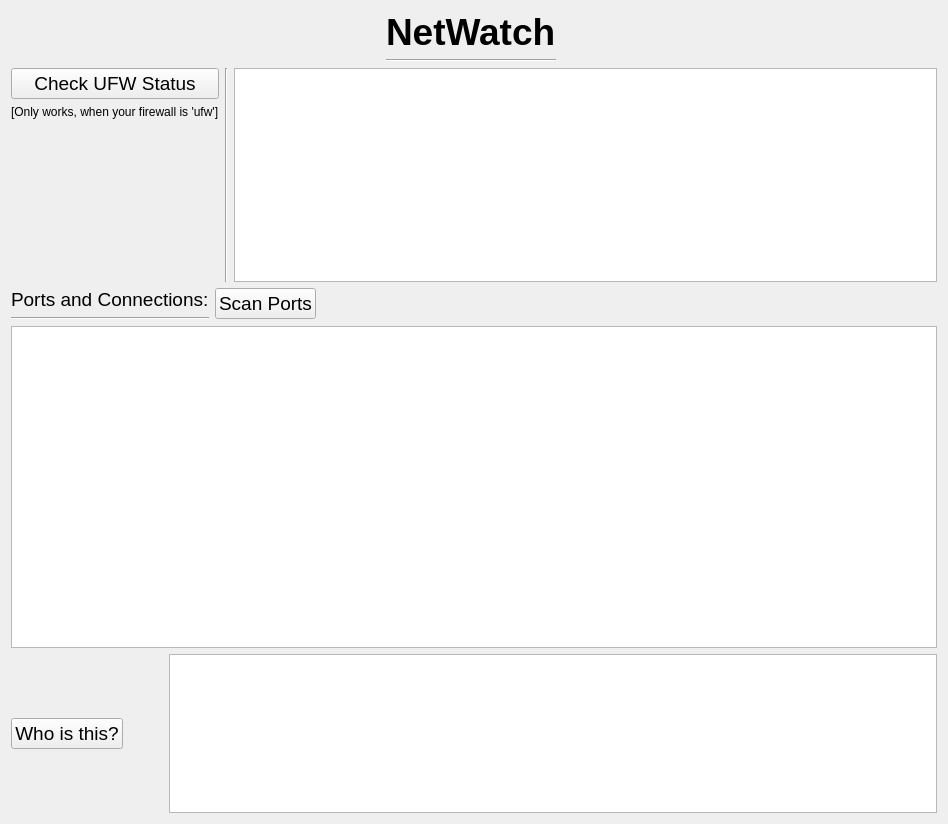
<?xml version="1.0" encoding="UTF-8"?>
<ui version="4.0">
 <class>Form</class>
 <widget class="QWidget" name="Form">
  <property name="geometry">
   <rect>
    <x>0</x>
    <y>0</y>
    <width>948</width>
    <height>824</height>
   </rect>
  </property>
  <property name="windowTitle">
   <string>Form</string>
  </property>
  <layout class="QVBoxLayout" name="verticalLayout_6">
   <item>
    <layout class="QVBoxLayout" name="verticalLayout_5" stretch="4,1">
     <item>
      <layout class="QVBoxLayout" name="verticalLayout_4" stretch="0,2,0,3">
       <item>
        <layout class="QHBoxLayout" name="horizontalLayout_2">
         <item>
          <layout class="QHBoxLayout" name="horizontalLayout">
           <item>
            <spacer name="horizontalSpacer">
             <property name="orientation">
              <enum>Qt::Orientation::Horizontal</enum>
             </property>
             <property name="sizeHint" stdset="0">
              <size>
               <width>40</width>
               <height>20</height>
              </size>
             </property>
            </spacer>
           </item>
           <item>
            <layout class="QVBoxLayout" name="verticalLayout">
             <item>
              <widget class="QLabel" name="label">
               <property name="font">
                <font>
                 <pointsize>28</pointsize>
                 <bold>true</bold>
                </font>
               </property>
               <property name="text">
                <string>NetWatch</string>
               </property>
              </widget>
             </item>
             <item>
              <widget class="Line" name="line">
               <property name="orientation">
                <enum>Qt::Orientation::Horizontal</enum>
               </property>
              </widget>
             </item>
            </layout>
           </item>
           <item>
            <spacer name="horizontalSpacer_2">
             <property name="orientation">
              <enum>Qt::Orientation::Horizontal</enum>
             </property>
             <property name="sizeHint" stdset="0">
              <size>
               <width>40</width>
               <height>20</height>
              </size>
             </property>
            </spacer>
           </item>
          </layout>
         </item>
         <item>
          <widget class="Line" name="line_2">
           <property name="orientation">
            <enum>Qt::Orientation::Horizontal</enum>
           </property>
          </widget>
         </item>
        </layout>
       </item>
       <item>
        <layout class="QHBoxLayout" name="horizontalLayout_3">
         <item>
          <layout class="QVBoxLayout" name="verticalLayout_2">
           <item>
            <widget class="QPushButton" name="checkUFWButton">
             <property name="font">
              <font>
               <pointsize>14</pointsize>
              </font>
             </property>
             <property name="text">
              <string>Check UFW Status</string>
             </property>
            </widget>
           </item>
           <item>
            <widget class="QLabel" name="label_2">
             <property name="text">
              <string>[Only works, when your firewall is 'ufw']</string>
             </property>
            </widget>
           </item>
           <item>
            <spacer name="verticalSpacer">
             <property name="orientation">
              <enum>Qt::Orientation::Vertical</enum>
             </property>
             <property name="sizeHint" stdset="0">
              <size>
               <width>20</width>
               <height>40</height>
              </size>
             </property>
            </spacer>
           </item>
          </layout>
         </item>
         <item>
          <widget class="Line" name="line_3">
           <property name="orientation">
            <enum>Qt::Orientation::Vertical</enum>
           </property>
          </widget>
         </item>
         <item>
          <widget class="QPlainTextEdit" name="checkUFWOutputBox">
           <property name="font">
            <font>
             <pointsize>12</pointsize>
             <bold>true</bold>
            </font>
           </property>
          </widget>
         </item>
        </layout>
       </item>
       <item>
        <layout class="QHBoxLayout" name="horizontalLayout_4">
         <item>
          <layout class="QVBoxLayout" name="verticalLayout_3">
           <item>
            <widget class="QLabel" name="label_3">
             <property name="font">
              <font>
               <pointsize>14</pointsize>
              </font>
             </property>
             <property name="text">
              <string>Ports and Connections:</string>
             </property>
            </widget>
           </item>
           <item>
            <widget class="Line" name="line_4">
             <property name="orientation">
              <enum>Qt::Orientation::Horizontal</enum>
             </property>
            </widget>
           </item>
          </layout>
         </item>
         <item>
          <widget class="QPushButton" name="scanPortsButton">
           <property name="font">
            <font>
             <pointsize>14</pointsize>
             <bold>false</bold>
            </font>
           </property>
           <property name="text">
            <string>Scan Ports</string>
           </property>
          </widget>
         </item>
         <item>
          <spacer name="horizontalSpacer_3">
           <property name="orientation">
            <enum>Qt::Orientation::Horizontal</enum>
           </property>
           <property name="sizeHint" stdset="0">
            <size>
             <width>40</width>
             <height>20</height>
            </size>
           </property>
          </spacer>
         </item>
        </layout>
       </item>
       <item>
        <widget class="QTableView" name="tableView"/>
       </item>
      </layout>
     </item>
     <item>
      <layout class="QHBoxLayout" name="horizontalLayout_6" stretch="0,4">
       <item>
        <layout class="QHBoxLayout" name="horizontalLayout_5">
         <item>
          <widget class="QPushButton" name="whoisButton">
           <property name="font">
            <font>
             <pointsize>14</pointsize>
            </font>
           </property>
           <property name="text">
            <string>Who is this?</string>
           </property>
          </widget>
         </item>
         <item>
          <spacer name="horizontalSpacer_4">
           <property name="orientation">
            <enum>Qt::Orientation::Horizontal</enum>
           </property>
           <property name="sizeHint" stdset="0">
            <size>
             <width>40</width>
             <height>20</height>
            </size>
           </property>
          </spacer>
         </item>
        </layout>
       </item>
       <item>
        <widget class="QPlainTextEdit" name="whoisPlainTextEdit"/>
       </item>
      </layout>
     </item>
    </layout>
   </item>
  </layout>
 </widget>
 <resources/>
 <connections/>
</ui>
